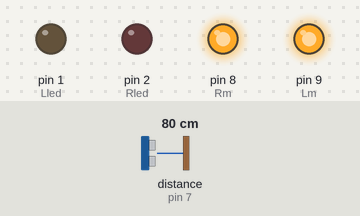
Bench run of a sketch on a simulated Arduino Uno, built with avr-gcc and run on an emulated ATmega328P. Parts: output pins drawn as LEDs (lit = HIGH). Wiring (inferred from the names in the program): ultrasonic range finder: trigger pin 7; echo pin 7. Dashed ring = blinking. The test bench sets the inputs (shaded band); at power-on: distance to the obstacle (sensor on pin 7) 80 cm. The echo pulse lasts 58.3 µs per cm.

Above: at 1.2 s.
1.3 s: distance to the obstacle (sensor on pin 7) set to 18 cm
2.8 s: distance to the obstacle (sensor on pin 7) set to 14 cm
At 2.95 s:
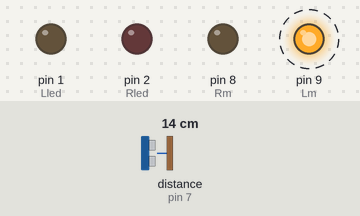
5.8 s: distance to the obstacle (sensor on pin 7) set to 35 cm
At 7.1 s:
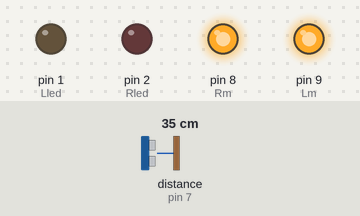
8.8 s: distance to the obstacle (sensor on pin 7) set to 2 cm
At 8.95 s:
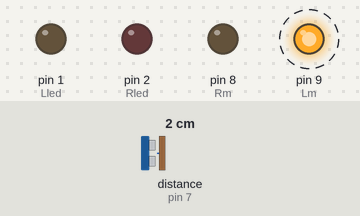
11.8 s: distance to the obstacle (sensor on pin 7) set to 60 cm
At 13.2 s:
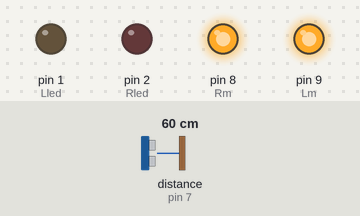
Timing chart, 0 to 14.8 s (numbered marks = the images above; inputs shaded):
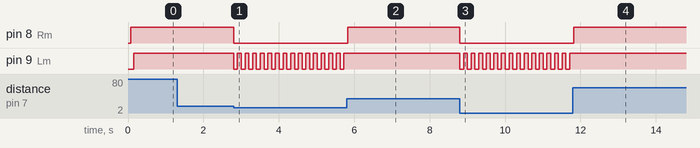

The sketch:

Obstacle_avoider.ino
```cpp
int Lm=9,Rm = 8;
int Lled = 1;
int Rled = 2;

int acc=0;

int Sensor(){

    int ultra = 7;

    pinMode(ultra,OUTPUT);
    digitalWrite(ultra,LOW);
    delayMicroseconds(2);
    digitalWrite(ultra,HIGH);
    delayMicroseconds(5);
    digitalWrite(ultra,LOW);

    pinMode(ultra,INPUT);
    int duration = pulseIn(ultra,HIGH);

    int cm= duration /48;

    return cm;


  }

  boolean Cprime(int x){

int p;
      if (x == 0){
        goto bs;
        }

      for(int i=2;i<x;i++){

      p = x%i;

      if (p == 0){

        return true;
        }

        }
    bs:
    return false;


    }


void setup() {
  // put your setup code here, to run once:

  pinMode(Lm,OUTPUT);
  pinMode(Rm, OUTPUT);
    pinMode(Lled,OUTPUT);
  pinMode(Rled, OUTPUT);

}

void loop() {
  // put your main code here, to run repeatedly:


unsigned int guage=0;


    if (Sensor() < 20){

        digitalWrite(Lm,LOW);
        digitalWrite(Rm,LOW);
        delay(100);
          if (Cprime(guage) == true){
            // Turn Left
             digitalWrite(Lm,LOW);
        digitalWrite(Rm,HIGH);
            }
            else{
              //Turn Right
               digitalWrite(Lm,true);
        digitalWrite(Rm,LOW);
              }
        delay(100);

        acc = 100;

      }


int cnt = constrain(acc,0,255);

analogWrite(Lm,cnt);
analogWrite(Rm,cnt);

  guage = guage + 1;


  acc=acc+10;


}
```

Measured:
- the behaviour switches between 17 and 16 cm on distance to the obstacle (sensor on pin 7) (found by bisection; images 0 and 1)
- after the input at 1.3 s, every drawn part: stays the same
- after the input at 2.8 s, pin 8 (Rm): HIGH → LOW at once; pin 9 (Lm): alternates HIGH for 0.10 s and LOW for 0.10 s, starting at once
- after the input at 5.8 s, pin 8 (Rm): LOW → HIGH at once; pin 9 (Lm): stops changing and stays HIGH
- after the input at 8.8 s, pin 8 (Rm): HIGH → LOW at once; pin 9 (Lm): alternates HIGH for 0.10 s and LOW for 0.10 s, starting at once
- after the input at 11.8 s, pin 8 (Rm): LOW → HIGH at once; pin 9 (Lm): stops changing and stays HIGH
